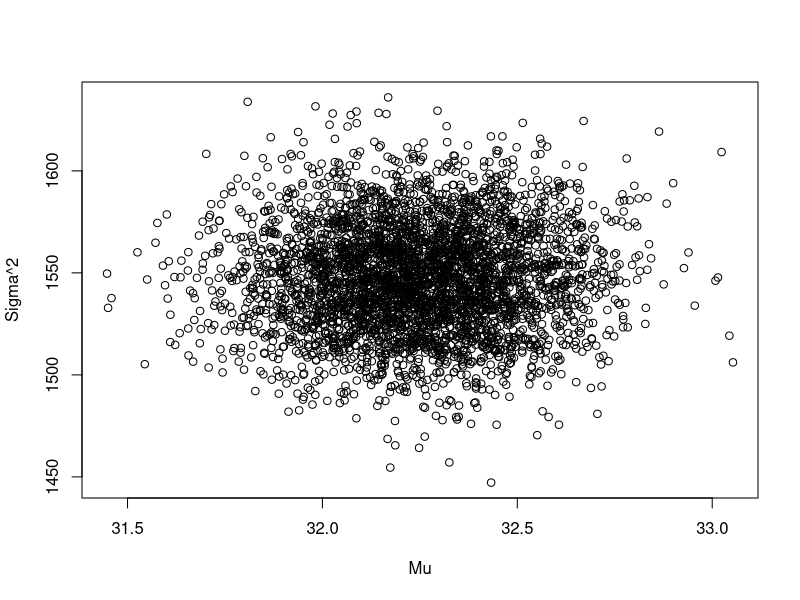
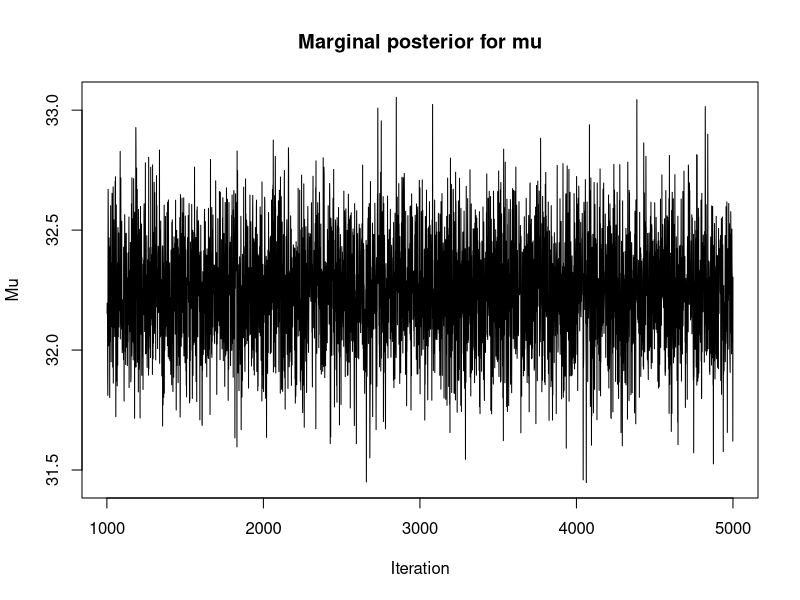
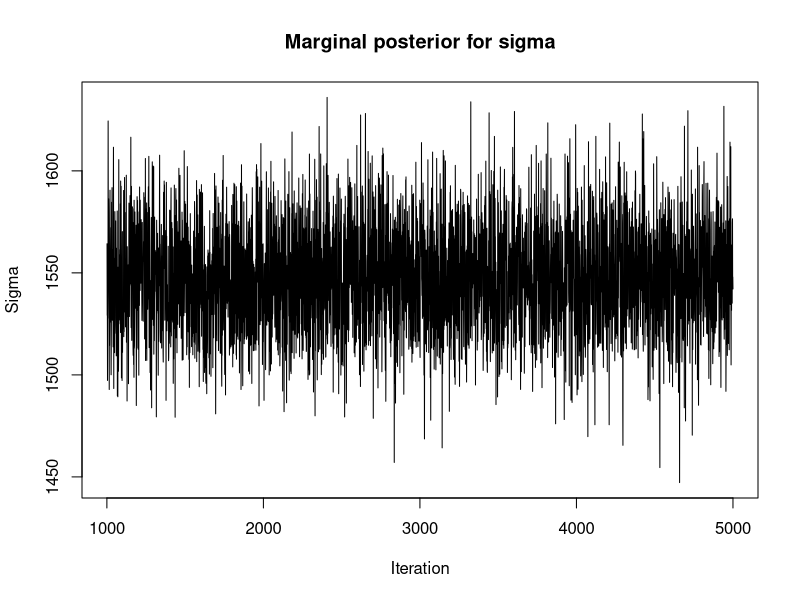
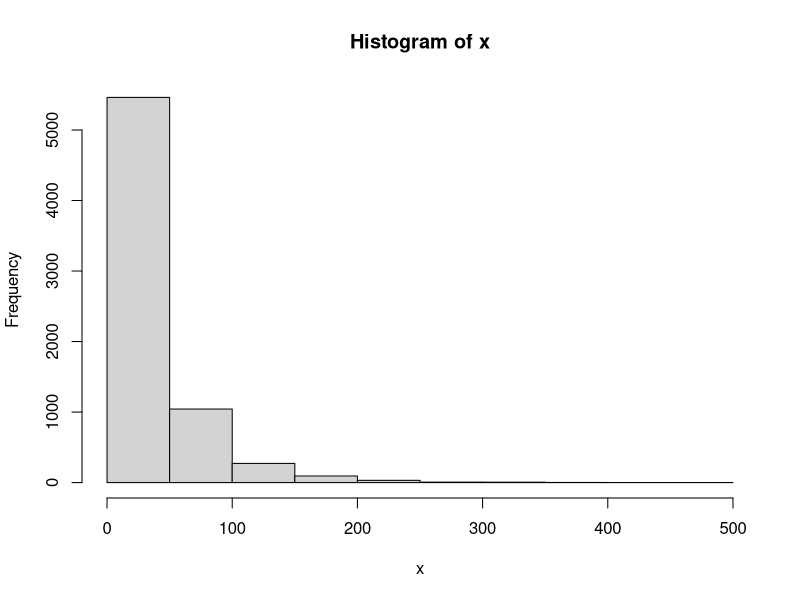
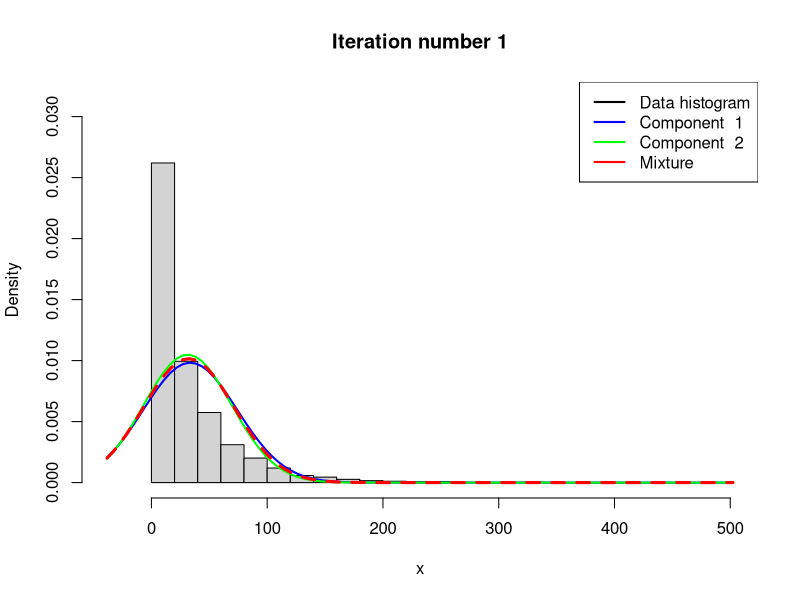
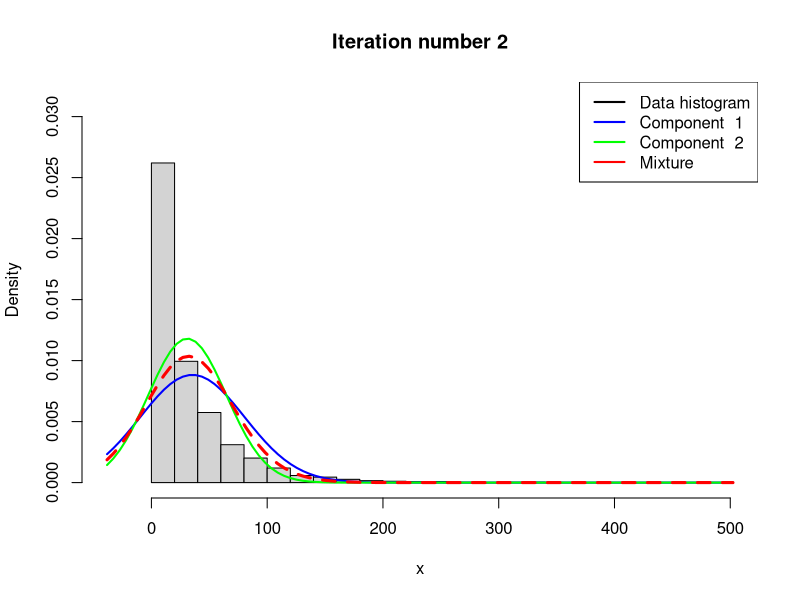
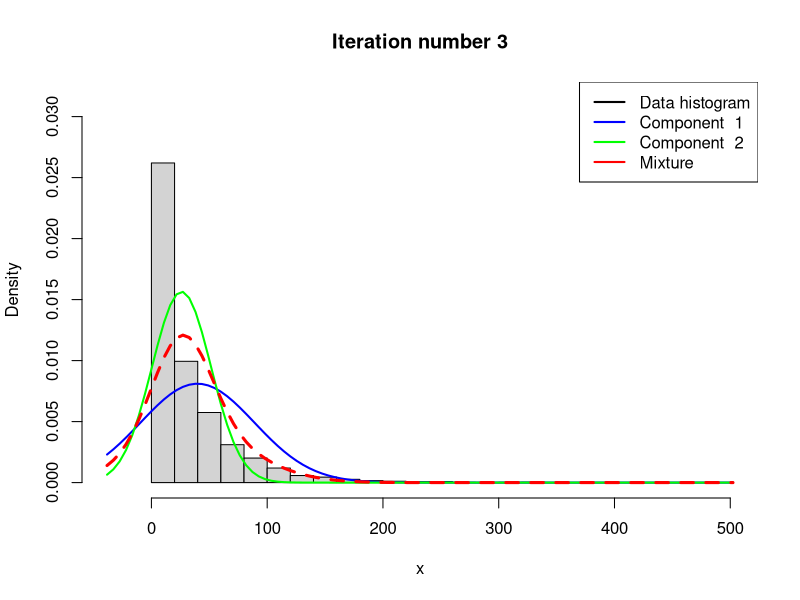
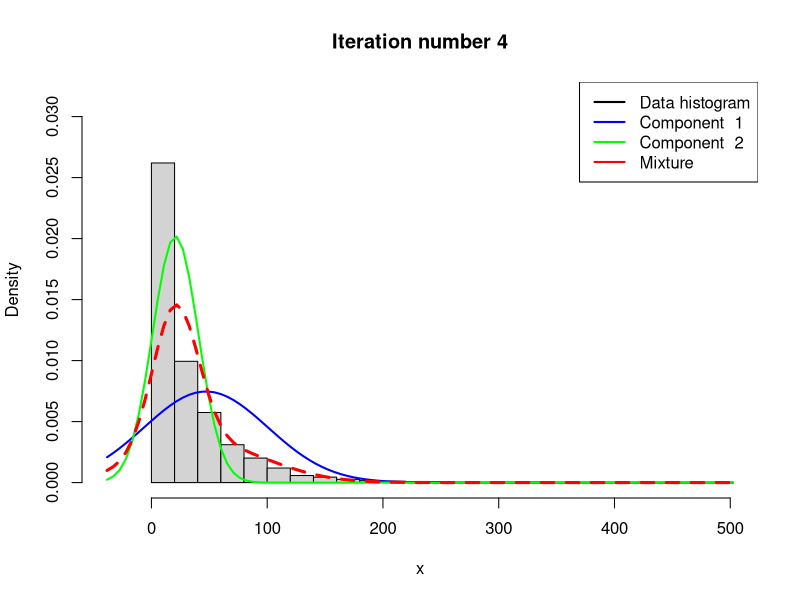

Reproduce these figures in R, in order.
## Assignment 1: The data rainfall.dat consist of daily records, from the beginning of 1948 to the end of 1983, 
## of precipitation (rain or snow in units of 1/100 inch, and records of zero precipitation are exluded) at 
## Snoqualmie Falls  Washington. Analyze the data using the following two models.

## a) Assume the daily precipitation (y1,...,yn) are iid normally distributied, 
## y1,...,yn given mu and sigma^2 ~ N(mu,sigma^2) where both mu and sigma^2 are unknown. Let mu ~ N(mu0, tao0^2)
## independently of sigma^2 ~ Inv chisquare(v0, sigma0^2)
## i)  Implement (code!) a Gibbs sampler that simulates from the joint posterior p(mu, sigma^2 given y1,...,yn).
## The full conditional posteriors are given on the slides from Lecture 7. 

library(mvtnorm)
# Read data
Rainfall = read.table("rainfall.dat")

# Setup
# Prior knowledge of mu0 taken from Google
mu0=14.79
mean_rainfall=mean(Rainfall[,1])
tao0sq=100
v0=1
sigma0sq=1
# Initial sigma value for Gibbs sampling
n=dim(Rainfall)[1]
vn=v0+n
nDraws=5000

# Function for calculating tao_n which is used as argument for the std dev for the normal distribution of mu
calcTaoN = function(sigmasq,tao0sq,n){
  return(1/(n/sigmasq+1/tao0sq))
}

# Function for calculating mu_n
calcMuN = function(sigmasq, tao0sq, mu0, mean, n) {
  w=(n/sigmasq)/(n/sigmasq+1/tao0sq)
  return(w*mean+(1-w)*mu0)
}

# Function for calculating sigma
calcSigmaHat = function(v0, sigma0sq, data, mu, n) {
  return((v0*sigma0sq+sum((data-mu)^2))/(n+v0))
}
posteriorMatrix = matrix(0, nDraws, 2)
# Setting initial value of sigma^2 to 1
posteriorMatrix[1,2]=1
# Performing Gibbs Sampling
for (i in 1:nDraws) {
  posteriorMatrix[i,1] = rnorm(1, calcMuN(posteriorMatrix[i,2],tao0sq, mu0, mean_rainfall, n),
                               calcTaoN(posteriorMatrix[i,2], tao0sq, n))
  if(i<nDraws) {
    drawX=rchisq(1,vn)
    posteriorMatrix[i+1,2]=vn*calcSigmaHat(v0, sigma0sq, Rainfall[,1], posteriorMatrix[i,1], n)/drawX
  }
}

# The posterior coverage
plot(posteriorMatrix[1001:nrow(posteriorMatrix),1], posteriorMatrix[1001:nrow(posteriorMatrix),2], xlab="Mu", 
     ylab="Sigma^2")

## ii) Analyze the daily precipitation using your Gibbs sampler in (a)-i. Evaluate the convergence of the Gibbs sampler
## by suitable graphical methods, for example by plotting the trajectories of the sampled Markov chains. 

iter=seq(1001,5000,1)
plot(iter, posteriorMatrix[1001:nrow(posteriorMatrix),1], type="l", xlab="Iteration", 
     ylab="Mu", main="Marginal posterior for mu")
plot(iter, posteriorMatrix[1001:nrow(posteriorMatrix),2], type="l", xlab="Iteration", 
     ylab="Sigma", main="Marginal posterior for sigma")

## b) Let us now instead assume that the daily precipitation {y1,...,yn} follow an iid two-component mixture
## of normals model: p(yi given mu, sigma^2, pi)=pi*N(yi given my1, sigma1^2)+(1-pi)*N(yi given mu2, sigma2^2)
## where mu=(mu1, mu2) and sigma^2=(sigma1^2, sigma2^2)
## Use the Gibbs sampling data augmentation algorithm in NormalMixtureGibbs.R (available under Lecture 7 on the
## course page) to analyze the daily precipitation data. Set the prior hyperparameters suitably. Evaluate the 
## convergence of the sampler.

# NormalMixtureGibbs.R with modifications

##########    BEGIN USER INPUT #################
# Data options
x <- as.matrix(Rainfall[,1])

# Model options
nComp <- 2    # Number of mixture components

# Prior options
alpha <- rep(1,nComp) # Dirichlet(alpha)
# Obtained from Google, prior knowledge
muPrior <- c(14.79, 17.6) # Prior mean of mu
tau2Prior <- rep(100,nComp) # Prior std of mu
sigma2_0 <- rep(var(x),nComp) # s20 (best guess of sigma2)
nu0 <- rep(1,nComp) # degrees of freedom for prior on sigma2

# MCMC options
nIter <- 1000 # Number of Gibbs sampling draws

# Plotting options
plotFit <- TRUE
lineColors <- c("blue", "green", "magenta", 'yellow')
sleepTime <- 0.01 # Adding sleep time between iterations for plotting
################   END USER INPUT ###############

###### Defining a function that simulates from the 
rScaledInvChi2 <- function(n, df, scale){
  return((df*scale)/rchisq(n,df=df))
}

####### Defining a function that simulates from a Dirichlet distribution
rDirichlet <- function(param){
  nCat <- length(param)
  piDraws <- matrix(NA,nCat,1)
  for (j in 1:nCat){
    piDraws[j] <- rgamma(1,param[j],1)
  }
  piDraws = piDraws/sum(piDraws) # Diving every column of piDraws by the sum of the elements in that column.
  return(piDraws)
}

# Simple function that converts between two different representations of the mixture allocation
S2alloc <- function(S){
  n <- dim(S)[1]
  alloc <- rep(0,n)
  for (i in 1:n){
    alloc[i] <- which(S[i,] == 1)
  }
  return(alloc)
}

# Initial value for the MCMC
nObs <- length(Rainfall[,1])
S <- t(rmultinom(nObs, size = 1 , prob = rep(1/nComp,nComp))) # nObs-by-nComp matrix with component allocations.
mu <- quantile(x, probs = seq(0,1,length = nComp))
sigma2 <- rep(var(x),nComp)
probObsInComp <- rep(NA, nComp)

# Setting up the plot
xGrid <- seq(min(x)-1*apply(x,2,sd),max(x)+1*apply(x,2,sd),length = 100)
xGridMin <- min(xGrid)
xGridMax <- max(xGrid)
mixDensMean <- rep(0,length(xGrid))
effIterCount <- 0
ylim <- c(0,2*max(hist(x)$density))
param_matrix=matrix(0,4,nIter)
rownames(param_matrix)=c("Mu1", "Mu2", "Sigma1", "Sigma2")

for (k in 1:nIter){
  message(paste('Iteration number:',k))
  alloc <- S2alloc(S) # Just a function that converts between different representations of the group allocations
  nAlloc <- colSums(S)
  print(nAlloc)
  # Update components probabilities
  pi <- rDirichlet(alpha + nAlloc)
  
  # Update mu's
  for (j in 1:nComp){
    precPrior <- 1/tau2Prior[j]
    precData <- nAlloc[j]/sigma2[j]
    precPost <- precPrior + precData
    wPrior <- precPrior/precPost
    muPost <- wPrior*muPrior + (1-wPrior)*mean(x[alloc == j])
    tau2Post <- 1/precPost
    mu[j] <- rnorm(1, mean = muPost, sd = sqrt(tau2Post))
  }
  param_matrix[1,k]=mu[1]
  param_matrix[2,k]=mu[2]
  
  # Update sigma2's
  for (j in 1:nComp){
    sigma2[j] <- rScaledInvChi2(1, df = nu0[j] + nAlloc[j], 
                                scale = (nu0[j]*sigma2_0[j] + 
                                           sum((x[alloc == j] - mu[j])^2))/(nu0[j] + nAlloc[j]))
  }
  param_matrix[3,k]=sigma2[1]
  param_matrix[4,k]=sigma2[2]
  
  # Update allocation
  for (i in 1:nObs){
    for (j in 1:nComp){
      probObsInComp[j] <- pi[j]*dnorm(x[i], mean = mu[j], sd = sqrt(sigma2[j]))
    }
    S[i,] <- t(rmultinom(1, size = 1 , prob = probObsInComp/sum(probObsInComp)))
  }
  
  # Printing the fitted density against data histogram
  if (plotFit && (k%%1 ==0)){
    effIterCount <- effIterCount + 1
    hist(x, breaks = 20, freq = FALSE, xlim = c(xGridMin,xGridMax), main = paste("Iteration number",k), 
         ylim = ylim)
    mixDens <- rep(0,length(xGrid))
    components <- c()
    for (j in 1:nComp){
      compDens <- dnorm(xGrid,mu[j],sd = sqrt(sigma2[j]))
      mixDens <- mixDens + pi[j]*compDens
      lines(xGrid, compDens, type = "l", lwd = 2, col = lineColors[j])
      components[j] <- paste("Component ",j)
    }
    mixDensMean <- ((effIterCount-1)*mixDensMean + mixDens)/effIterCount
    
    lines(xGrid, mixDens, type = "l", lty = 2, lwd = 3, col = 'red')
    legend("topright", box.lty = 1, legend = c("Data histogram",components, 'Mixture'), 
           col = c("black",lineColors[1:nComp], 'red'), lwd = 2)
  }
  
}

hist(x, breaks = 20, freq = FALSE, xlim = c(xGridMin,xGridMax), main = "Final fitted density")
lines(xGrid, mixDensMean, type = "l", lwd = 2, lty = 4, col = "red")
lines(xGrid, dnorm(xGrid, mean = mean(x), sd = apply(x,2,sd)), type = "l", lwd = 2, col = "blue")
legend("topright", box.lty = 1, legend = c("Data histogram","Mixture density","Normal density"), 
       col=c("black","red","blue"), lwd = 2)
plot(param_matrix[1,200:ncol(param_matrix)], type="l")
plot(param_matrix[2,200:ncol(param_matrix)], type="l")
plot(param_matrix[3,200:ncol(param_matrix)], type="l")
plot(param_matrix[4,200:ncol(param_matrix)], type="l")

## Conclusion; It seems like the sampler has converged towards a mixture distribution which resembles the histogram of 
## the data. The mode of the distribution is approximately at 20*1/100 inches per day. The mixture density
## function seems to resemble the reality more accurately than the normal density function. It seems reasonable
## to apply a mixture distribution to this type of data since rain is not a constant occurance but can happen
## on some days, and on some days not. When going through the iterations it is apparent that the the mixture
## distribution converges quite quickly. 

## c) Plot the following densities in one figure: 1) a histogram or kernel density estimate of the data. 
## 2) Normal density of N(yi given mu and sigma^2) in a); 3) Mixture of normal density 
## p(yi given mu, sigma^2, pi) in b). Base your plots on the mean over all posterior draws.

hist(x, breaks = 20, freq = FALSE, xlim = c(xGridMin,xGridMax), main = "Final density")
lines(xGrid, mixDensMean, type = "l", lwd = 2, lty = 4, col = "red")
lines(xGrid, dnorm(xGrid, mean = mean(posteriorMatrix[,1]), sd = mean(sqrt(posteriorMatrix[,2]))), 
      type = "l", lwd = 2, col = "blue")
legend("topright", box.lty = 1, legend = c("Data histogram","Mixture density","Normal density"), 
       col=c("black","red","blue"), lwd = 2)

## Conclusion: As seen in the new plot, where the only difference is the blue line, the resembles to the previous plot is 
## obvious. The blue curve has not changed at all which is due to the fact that the mean of Gibbs sampled data,
## when iterations go towards infinity, converges to the real mean of the data.
